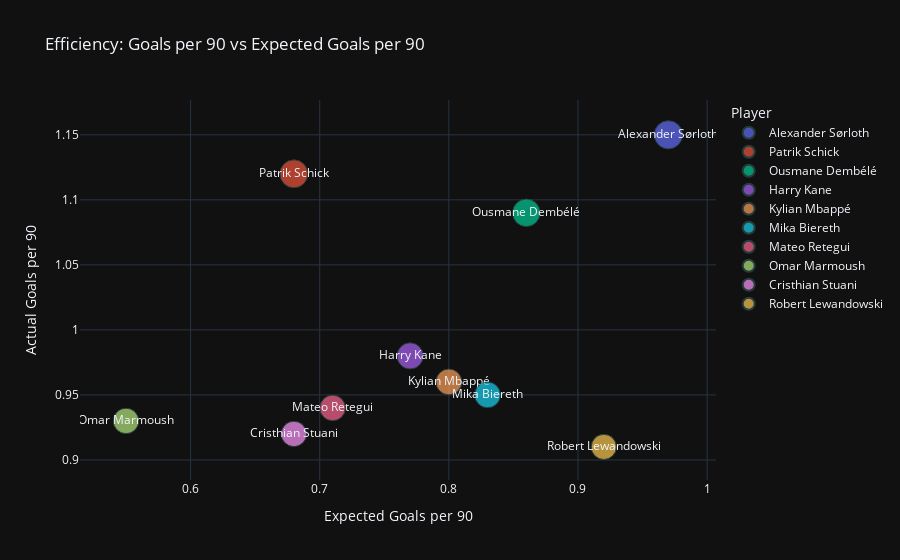

The notebook cell this image was saved under:
### Code cell
# top 10 efficient players 
efficient = df[df['MinutesPer90'] >= 10][['Player', 'GoalsPer90', 'ExpGoalsPer90']] \
    .sort_values(by='GoalsPer90', ascending=False).head(10)

# Create interactive scatter plot
fig = px.scatter(
    efficient,
    x='ExpGoalsPer90',
    y='GoalsPer90',
    text='Player',  
    color='Player',  
    title='Efficiency: Goals per 90 vs Expected Goals per 90',
    size='GoalsPer90',  
    template='plotly_dark',
)

# Improve layout
fig.update_traces(marker=dict(line=dict(width=1, color='DarkSlateGrey')))
fig.update_layout(
    xaxis_title='Expected Goals per 90',
    yaxis_title='Actual Goals per 90',
    legend_title_text='Player',
)

fig.show()

### Figure 1 — Plotly figure (JSON) as saved in the notebook; plotly's stock layout.template omitted (floating-point values rounded to 4 significant figures)
{"data": [{"hovertemplate": "Player=%{text}<br>ExpGoalsPer90=%{x}<br>GoalsPer90=%{marker.size}<extra></extra>", "legendgroup": "Alexander Sørloth", "marker": {"color": "#636efa", "line": {"color": "DarkSlateGrey", "width": 1}, "size": [1.15], "sizemode": "area", "sizeref": 0.002875, "symbol": "circle"}, "mode": "markers+text", "name": "Alexander Sørloth", "orientation": "v", "showlegend": true, "text": ["Alexander Sørloth"], "type": "scatter", "x": [0.97], "xaxis": "x", "y": [1.15], "yaxis": "y"}, {"hovertemplate": "Player=%{text}<br>ExpGoalsPer90=%{x}<br>GoalsPer90=%{marker.size}<extra></extra>", "legendgroup": "Patrik Schick", "marker": {"color": "#EF553B", "line": {"color": "DarkSlateGrey", "width": 1}, "size": [1.12], "sizemode": "area", "sizeref": 0.002875, "symbol": "circle"}, "mode": "markers+text", "name": "Patrik Schick", "orientation": "v", "showlegend": true, "text": ["Patrik Schick"], "type": "scatter", "x": [0.68], "xaxis": "x", "y": [1.12], "yaxis": "y"}, {"hovertemplate": "Player=%{text}<br>ExpGoalsPer90=%{x}<br>GoalsPer90=%{marker.size}<extra></extra>", "legendgroup": "Ousmane Dembélé", "marker": {"color": "#00cc96", "line": {"color": "DarkSlateGrey", "width": 1}, "size": [1.09], "sizemode": "area", "sizeref": 0.002875, "symbol": "circle"}, "mode": "markers+text", "name": "Ousmane Dembélé", "orientation": "v", "showlegend": true, "text": ["Ousmane Dembélé"], "type": "scatter", "x": [0.86], "xaxis": "x", "y": [1.09], "yaxis": "y"}, {"hovertemplate": "Player=%{text}<br>ExpGoalsPer90=%{x}<br>GoalsPer90=%{marker.size}<extra></extra>", "legendgroup": "Harry Kane", "marker": {"color": "#ab63fa", "line": {"color": "DarkSlateGrey", "width": 1}, "size": [0.98], "sizemode": "area", "sizeref": 0.002875, "symbol": "circle"}, "mode": "markers+text", "name": "Harry Kane", "orientation": "v", "showlegend": true, "text": ["Harry Kane"], "type": "scatter", "x": [0.77], "xaxis": "x", "y": [0.98], "yaxis": "y"}, {"hovertemplate": "Player=%{text}<br>ExpGoalsPer90=%{x}<br>GoalsPer90=%{marker.size}<extra></extra>", "legendgroup": "Kylian Mbappé", "marker": {"color": "#FFA15A", "line": {"color": "DarkSlateGrey", "width": 1}, "size": [0.96], "sizemode": "area", "sizeref": 0.002875, "symbol": "circle"}, "mode": "markers+text", "name": "Kylian Mbappé", "orientation": "v", "showlegend": true, "text": ["Kylian Mbappé"], "type": "scatter", "x": [0.8], "xaxis": "x", "y": [0.96], "yaxis": "y"}, {"hovertemplate": "Player=%{text}<br>ExpGoalsPer90=%{x}<br>GoalsPer90=%{marker.size}<extra></extra>", "legendgroup": "Mika Biereth", "marker": {"color": "#19d3f3", "line": {"color": "DarkSlateGrey", "width": 1}, "size": [0.95], "sizemode": "area", "sizeref": 0.002875, "symbol": "circle"}, "mode": "markers+text", "name": "Mika Biereth", "orientation": "v", "showlegend": true, "text": ["Mika Biereth"], "type": "scatter", "x": [0.83], "xaxis": "x", "y": [0.95], "yaxis": "y"}, {"hovertemplate": "Player=%{text}<br>ExpGoalsPer90=%{x}<br>GoalsPer90=%{marker.size}<extra></extra>", "legendgroup": "Mateo Retegui", "marker": {"color": "#FF6692", "line": {"color": "DarkSlateGrey", "width": 1}, "size": [0.94], "sizemode": "area", "sizeref": 0.002875, "symbol": "circle"}, "mode": "markers+text", "name": "Mateo Retegui", "orientation": "v", "showlegend": true, "text": ["Mateo Retegui"], "type": "scatter", "x": [0.71], "xaxis": "x", "y": [0.94], "yaxis": "y"}, {"hovertemplate": "Player=%{text}<br>ExpGoalsPer90=%{x}<br>GoalsPer90=%{marker.size}<extra></extra>", "legendgroup": "Omar Marmoush", "marker": {"color": "#B6E880", "line": {"color": "DarkSlateGrey", "width": 1}, "size": [0.93], "sizemode": "area", "sizeref": 0.002875, "symbol": "circle"}, "mode": "markers+text", "name": "Omar Marmoush", "orientation": "v", "showlegend": true, "text": ["Omar Marmoush"], "type": "scatter", "x": [0.55], "xaxis": "x", "y": [0.93], "yaxis": "y"}, {"hovertemplate": "Player=%{text}<br>ExpGoalsPer90=%{x}<br>GoalsPer90=%{marker.size}<extra></extra>", "legendgroup": "Cristhian Stuani", "marker": {"color": "#FF97FF", "line": {"color": "DarkSlateGrey", "width": 1}, "size": [0.92], "sizemode": "area", "sizeref": 0.002875, "symbol": "circle"}, "mode": "markers+text", "name": "Cristhian Stuani", "orientation": "v", "showlegend": true, "text": ["Cristhian Stuani"], "type": "scatter", "x": [0.68], "xaxis": "x", "y": [0.92], "yaxis": "y"}, {"hovertemplate": "Player=%{text}<br>ExpGoalsPer90=%{x}<br>GoalsPer90=%{marker.size}<extra></extra>", "legendgroup": "Robert Lewandowski", "marker": {"color": "#FECB52", "line": {"color": "DarkSlateGrey", "width": 1}, "size": [0.91], "sizemode": "area", "sizeref": 0.002875, "symbol": "circle"}, "mode": "markers+text", "name": "Robert Lewandowski", "orientation": "v", "showlegend": true, "text": ["Robert Lewandowski"], "type": "scatter", "x": [0.92], "xaxis": "x", "y": [0.91], "yaxis": "y"}], "layout": {"legend": {"itemsizing": "constant", "title": {"text": "Player"}, "tracegroupgap": 0}, "title": {"text": "Efficiency: Goals per 90 vs Expected Goals per 90"}, "xaxis": {"anchor": "y", "domain": [0, 1], "title": {"text": "Expected Goals per 90"}}, "yaxis": {"anchor": "x", "domain": [0, 1], "title": {"text": "Actual Goals per 90"}}}}
